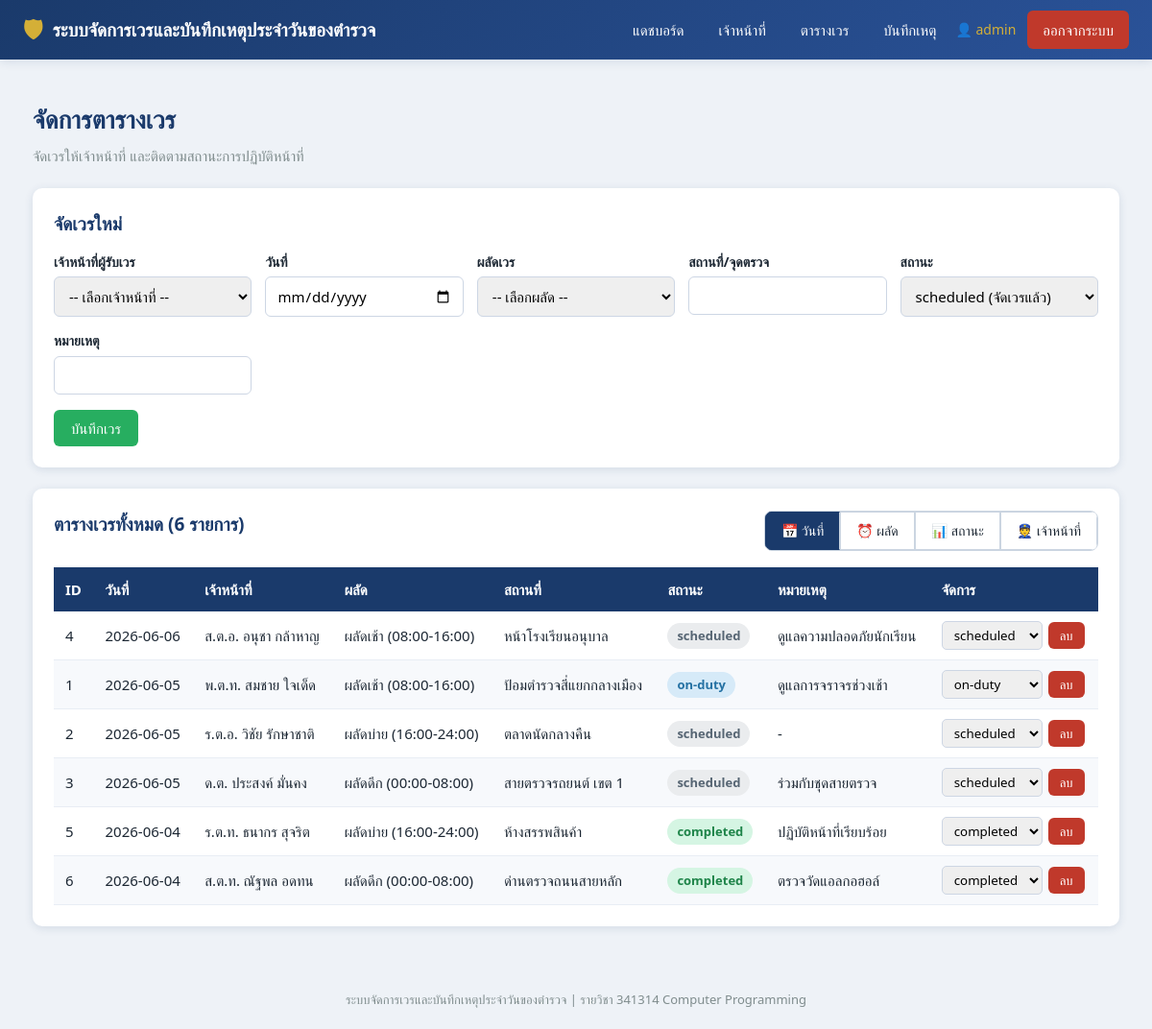
/duties (signed in), run on the app's committed database.
### tables this page shows
CREATE TABLE duties (
            id          INTEGER PRIMARY KEY AUTOINCREMENT,
            officer_id  INTEGER NOT NULL REFERENCES officers(id) ON DELETE CASCADE,
            duty_date   TEXT NOT NULL,
            shift       TEXT NOT NULL,
            location    TEXT NOT NULL,
            status      TEXT NOT NULL DEFAULT 'scheduled',
            note        TEXT,
            created_at  TEXT NOT NULL
        );

CREATE TABLE officers (
            id         INTEGER PRIMARY KEY AUTOINCREMENT,
            rank       TEXT NOT NULL,
            full_name  TEXT NOT NULL,
            badge_no   TEXT NOT NULL UNIQUE,
            phone      TEXT,
            station    TEXT,
            created_at TEXT NOT NULL
        );

### app.py (the view)
@app.route("/duties")
@login_required
def duties():
    sort_by = request.args.get("sort", "duty_date")  # เรียงตาม: duty_date, shift, status, officer_name
    order = request.args.get("order", "desc")  # asc หรือ desc
    all_duties = db.get_all_duties()
    all_officers = db.get_all_officers()
    if sort_by == "duty_date":
        all_duties.sort(key=lambda x: x['duty_date'] or "")
    elif sort_by == "shift":
        shift_order = ["เช้า", "บ่าย", "ดึก"]
        all_duties.sort(key=lambda x: shift_order.index(x['shift']) if x['shift'] in shift_order else 999)
    elif sort_by == "status":
        status_order = ["scheduled", "in_progress", "completed", "absent"]
        all_duties.sort(key=lambda x: status_order.index(x['status']) if x['status'] in status_order else 999)
    elif sort_by == "officer_name":
        all_duties.sort(key=lambda x: x['officer_name'] or "")
    else:
        all_duties.sort(key=lambda x: x['id'])
    if order == "desc":
        all_duties.reverse()
    return render_template("duties.html", duties=all_duties, officers=all_officers, sort_by=sort_by, order=order)

### app.py (called while the page is built)
def login_required(view):
    @functools.wraps(view)
    def wrapped_view(*args, **kwargs):
        if "user_id" not in session:
            flash("กรุณาเข้าสู่ระบบก่อนใช้งาน", "warning")
            return redirect(url_for("login"))
        return view(*args, **kwargs)
    return wrapped_view

### db.py (called while the page is built)
def get_connection():
    if USE_POSTGRES:
        conn = psycopg2.connect(DATABASE_URL)
        return conn
    else:
        conn = sqlite3.connect(SQLITE_PATH, timeout=10)
        conn.row_factory = sqlite3.Row
        conn.execute("PRAGMA foreign_keys = ON;")
        conn.execute("PRAGMA journal_mode = WAL;")
        return conn

def _dict_cursor(conn):
    if USE_POSTGRES:
        return conn.cursor(cursor_factory=psycopg2.extras.RealDictCursor)
    return conn.cursor()

def _row_to_dict(row):
    if row is None:
        return None
    return dict(row)

def get_all_officers():
    conn = get_connection()
    cur = _dict_cursor(conn)
    cur.execute("SELECT * FROM officers ORDER BY id;")
    rows = [_row_to_dict(r) for r in cur.fetchall()]
    conn.close()
    return rows

def get_all_duties():
    conn = get_connection()
    cur = _dict_cursor(conn)
    cur.execute("""
        SELECT d.id, d.duty_date, d.shift, d.location, d.status, d.note,
               o.rank AS officer_rank, o.full_name AS officer_name, o.id AS officer_id
        FROM duties d
        JOIN officers o ON d.officer_id = o.id
        ORDER BY d.duty_date DESC, d.shift;
    """)
    rows = [_row_to_dict(r) for r in cur.fetchall()]
    conn.close()
    return rows

### templates/duties.html (shortened to what this page needs)
{% extends "base.html" %}
{% block content %}
<div class="page-title">จัดการตารางเวร</div>
<div class="page-subtitle">จัดเวรให้เจ้าหน้าที่ และติดตามสถานะการปฏิบัติหน้าที่</div>
<div class="card">
    <h2>จัดเวรใหม่</h2>
    {% if officers %}
    <form method="POST" action="{{ url_for('duties_add') }}">
        <div class="form-grid">
            <div class="form-group">
                <label>เจ้าหน้าที่ผู้รับเวร</label>
                <select name="officer_id" required>
                    <option value="">-- เลือกเจ้าหน้าที่ --</option>
                </select>
            </div>
            <div class="form-group">
                <label>วันที่</label>
                <input type="date" name="duty_date" required>
            </div>
            <div class="form-group">
                <label>ผลัดเวร</label>
                <select name="shift" required>
                    <option value="">-- เลือกผลัด --</option>
                </select>
            </div>
            <div class="form-group">
                <label>สถานที่/จุดตรวจ</label>
                <input type="text" name="location" required>
            </div>
            <div class="form-group">
                <label>สถานะ</label>
                <select name="status">
                    <option value="scheduled">scheduled (จัดเวรแล้ว)</option>
                </select>
            </div>
            <div class="form-group">
                <label>หมายเหตุ</label>
                <input type="text" name="note">
            </div>
        </div>
        <div class="form-actions">
            <button type="submit" class="btn btn-success">บันทึกเวร</button>
        </div>
    </form>
    {% else %}
    <p style="color:var(--danger);">ยังไม่มีรายชื่อเจ้าหน้าที่ในระบบ กรุณาเพิ่มเจ้าหน้าที่ที่เมนู "เจ้าหน้าที่" ก่อนจัดเวร</p>
    {% endif %}
</div>
<div class="card">
    <div style="display: flex; justify-content: space-between; align-items: center; margin-bottom: 1rem;">
        <h2>ตารางเวรทั้งหมด ({{ duties|length }} รายการ)</h2>
        <div class="btn-group" style="border: 1px solid #cbd5e1; border-radius: 8px; overflow: hidden;">
            <a href="{{ url_for('duties', sort='duty_date', order='desc') }}"
               class="btn btn-outline {% if sort_by == 'duty_date' %}active{% endif %}"
               style="border-radius: 0; border-right: 1px solid #cbd5e1;">
                📅 วันที่
            </a>
            <a href="{{ url_for('duties', sort='shift', order='asc') }}"
               class="btn btn-outline {% if sort_by == 'shift' %}active{% endif %}"
               style="border-radius: 0; border-right: 1px solid #cbd5e1;">
                ⏰ ผลัด
            </a>
            <a href="{{ url_for('duties', sort='status', order='asc') }}"
               class="btn btn-outline {% if sort_by == 'status' %}active{% endif %}"
               style="border-radius: 0; border-right: 1px solid #cbd5e1;">
                📊 สถานะ
            </a>
            <a href="{{ url_for('duties', sort='officer_name', order='asc') }}"
               class="btn btn-outline {% if sort_by == 'officer_name' %}active{% endif %}"
               style="border-radius: 0;">
                👮 เจ้าหน้าที่
            </a>
        </div>
    </div>
    <div class="table-wrap">
    <table>
        <thead>
            <tr>
                <th>ID</th><th>วันที่</th><th>เจ้าหน้าที่</th><th>ผลัด</th>
                <th>สถานที่</th><th>สถานะ</th><th>หมายเหตุ</th><th>จัดการ</th>
            </tr>
        </thead>
        <tbody>
            {% for d in duties %}
            <tr>
                <td>{{ d.id }}</td>
                <td>{{ d.duty_date }}</td>
                <td>{{ d.officer_rank }} {{ d.officer_name }}</td>
                <td>{{ d.shift }}</td>
                <td>{{ d.location }}</td>
                <td>
                    {% if d.status == 'scheduled' %}<span class="badge badge-scheduled">scheduled</span>
                    {% elif d.status == 'on-duty' %}<span class="badge badge-onduty">on-duty</span>
                    {% else %}<span class="badge badge-completed">completed</span>{% endif %}
                </td>
                <td>{{ d.note or "-" }}</td>
                <td>
                    <div class="inline-form">
                        <form method="POST" action="{{ url_for('duties_status', duty_id=d.id) }}" class="inline-form">
                            <select name="status" onchange="this.form.submit()">
                                <option value="scheduled" {{ 'selected' if d.status=='scheduled' }}>scheduled</option>
                                <option value="on-duty" {{ 'selected' if d.status=='on-duty' }}>on-duty</option>
                                <option value="completed" {{ 'selected' if d.status=='completed' }}>completed</option>
                            </select>
                        </form>
                        <form method="POST" action="{{ url_for('duties_delete', duty_id=d.id) }}"
                              onsubmit="return confirm('ต้องการลบรายการเวรนี้หรือไม่?');">
                            <button type="submit" class="btn btn-danger btn-sm">ลบ</button>
                        </form>
                    </div>
                </td>
            </tr>
            {% else %}
            <tr><td colspan="8" style="text-align:center; color:#95a5a6;">ยังไม่มีรายการเวร</td></tr>
            {% endfor %}
        </tbody>
    </table>
    </div>
</div>
{% endblock %}

### templates/base.html (shortened to what this page needs)
<!DOCTYPE html>
<html lang="th">
<head>
    <link rel="stylesheet" href="{{ url_for('static', filename='style.css') }}">
</head>
<body>
    {% if session.get('user_id') %}
    <nav class="navbar">
        <div class="brand">
            <span class="badge-icon">🛡</span>
            <span>ระบบจัดการเวรและบันทึกเหตุประจำวันของตำรวจ</span>
        </div>
        <div class="nav-links">
            <a href="{{ url_for('dashboard') }}" class="{{ 'active' if active=='dashboard' }}">แดชบอร์ด</a>
            <a href="{{ url_for('officers') }}" class="{{ 'active' if active=='officers' }}">เจ้าหน้าที่</a>
            <a href="{{ url_for('duties') }}" class="{{ 'active' if active=='duties' }}">ตารางเวร</a>
            <a href="{{ url_for('incidents') }}" class="{{ 'active' if active=='incidents' }}">บันทึกเหตุ</a>
            <span class="user-box">👤 {{ session.get('username') }}</span>
            <a href="{{ url_for('logout') }}" class="logout-btn">ออกจากระบบ</a>
        </div>
    </nav>
    {% endif %}
    <div class="container">
        {% block content %}{% endblock %}
    </div>
    {% if session.get('user_id') %}
    <div class="footer">
        ระบบจัดการเวรและบันทึกเหตุประจำวันของตำรวจ | รายวิชา 341314 Computer Programming
    </div>
    {% endif %}
</body>
</html>

### static/style.css (style rules this page uses)
:root { --primary: #1a3a6b; --secondary: #2a5298; --accent: #d4af37; --bg: #eef2f7; --white: #ffffff; --text: #1c2733; --muted: #7f8c8d; --danger: #c0392b; --success: #27ae60; --warning: #e67e22; --shadow: 0 2px 10px rgba(26, 58, 107, 0.12); }
* { margin: 0; padding: 0; box-sizing: border-box; }
body { font-family: "Segoe UI", "Sarabun", "Tahoma", sans-serif; background: var(--bg); color: var(--text); line-height: 1.6; }
a { text-decoration: none; color: inherit; }
.navbar { background: linear-gradient(135deg, var(--primary), var(--secondary)); color: var(--white); padding: 0 24px; display: flex; align-items: center; justify-content: space-between; height: 62px; box-shadow: var(--shadow); position: sticky; top: 0; z-index: 100; }
.navbar .brand { font-size: 19px; font-weight: 700; display: flex; align-items: center; gap: 10px; }
.navbar .brand .badge-icon { color: var(--accent); font-size: 24px; }
.navbar .nav-links { display: flex; gap: 4px; align-items: center; }
.navbar .nav-links a { padding: 8px 16px; border-radius: 6px; font-size: 15px; transition: background 0.2s; }
.navbar .user-box { font-size: 14px; color: var(--accent); margin-right: 8px; }
.navbar .logout-btn { background: var(--danger); padding: 7px 14px; border-radius: 6px; font-size: 14px; }
.container { max-width: 1180px; margin: 0 auto; padding: 24px; }
.page-title { font-size: 26px; font-weight: 700; color: var(--primary); margin-bottom: 4px; }
.page-subtitle { color: var(--muted); font-size: 15px; margin-bottom: 22px; }
.card { background: var(--white); border-radius: 10px; box-shadow: var(--shadow); padding: 22px; margin-bottom: 22px; }
.card h2 { font-size: 19px; color: var(--primary); margin-bottom: 14px; }
.form-grid { display: grid; grid-template-columns: repeat(auto-fit, minmax(200px, 1fr)); gap: 14px; }
.form-group { display: flex; flex-direction: column; }
.form-group label { font-size: 14px; font-weight: 600; margin-bottom: 4px; color: var(--text); }
.form-group input, .form-group select, .form-group textarea { padding: 9px 11px; border: 1px solid #cdd6e4; border-radius: 6px; font-size: 15px; font-family: inherit; }
.form-actions { margin-top: 16px; display: flex; gap: 10px; }
.btn { border: none; border-radius: 6px; padding: 9px 18px; font-size: 15px; font-family: inherit; cursor: pointer; transition: opacity 0.2s, transform 0.1s; color: var(--white); }
.btn-success { background: var(--success); }
.btn-danger { background: var(--danger); }
.btn-sm { padding: 5px 12px; font-size: 13px; }
.btn-outline { background: white; color: var(--text); border: 1px solid #cbd5e1; padding: 8px 16px; font-size: 14px; text-decoration: none; display: inline-block; transition: all 0.2s; }
.btn-outline.active { background: var(--primary); color: white; border-color: var(--primary); }
.btn-group { display: inline-flex; }
.table-wrap { overflow-x: auto; }
table { width: 100%; border-collapse: collapse; font-size: 15px; }
thead th { background: var(--primary); color: var(--white); padding: 11px 12px; text-align: left; font-weight: 600; white-space: nowrap; }
tbody td { padding: 10px 12px; border-bottom: 1px solid #e8edf4; }
tbody tr:nth-child(even) { background: #f7f9fc; }
.badge { display: inline-block; padding: 3px 10px; border-radius: 20px; font-size: 13px; font-weight: 600; }
.badge-scheduled { background: #eaecee; color: #566573; }
.badge-onduty { background: #d6eaf8; color: #2471a3; }
.badge-completed { background: #d5f5e3; color: #1e8449; }
.inline-form { display: flex; gap: 6px; align-items: center; }
.inline-form select { padding: 4px 8px; border-radius: 5px; border: 1px solid #cdd6e4; font-family: inherit; }
.footer { text-align: center; color: var(--muted); font-size: 13px; padding: 20px; }

### data on the page
duties: id "4", duty_date "2026-06-06", officer_rank "ส.ต.อ.", officer_name "อนุชา กล้าหาญ", shift "ผลัดเช้า (08:00-16:00)", location "หน้าโรงเรียนอนุบาล", status "scheduled", note "ดูแลความปลอดภัยนักเรียน"
duties: id "1", duty_date "2026-06-05", officer_rank "พ.ต.ท.", officer_name "สมชาย ใจเด็ด", shift "ผลัดเช้า (08:00-16:00)", location "ป้อมตำรวจสี่แยกกลางเมือง", status "on-duty", note "ดูแลการจราจรช่วงเช้า"
duties: id "2", duty_date "2026-06-05", officer_rank "ร.ต.อ.", officer_name "วิชัย รักษาชาติ", shift "ผลัดบ่าย (16:00-24:00)", location "ตลาดนัดกลางคืน", status "scheduled", note "-"
duties: id "3", duty_date "2026-06-05", officer_rank "ด.ต.", officer_name "ประสงค์ มั่นคง", shift "ผลัดดึก (00:00-08:00)", location "สายตรวจรถยนต์ เขต 1", status "scheduled", note "ร่วมกับชุดสายตรวจ"
duties: id "5", duty_date "2026-06-04", officer_rank "ร.ต.ท.", officer_name "ธนากร สุจริต", shift "ผลัดบ่าย (16:00-24:00)", location "ห้างสรรพสินค้า", status "completed", note "ปฏิบัติหน้าที่เรียบร้อย"
duties: id "6", duty_date "2026-06-04", officer_rank "ส.ต.ท.", officer_name "ณัฐพล อดทน", shift "ผลัดดึก (00:00-08:00)", location "ด่านตรวจถนนสายหลัก", status "completed", note "ตรวจวัดแอลกอฮอล์"

### other printed values
{{ session.get('username') }} "admin"
{{ duties|length }} "6"
